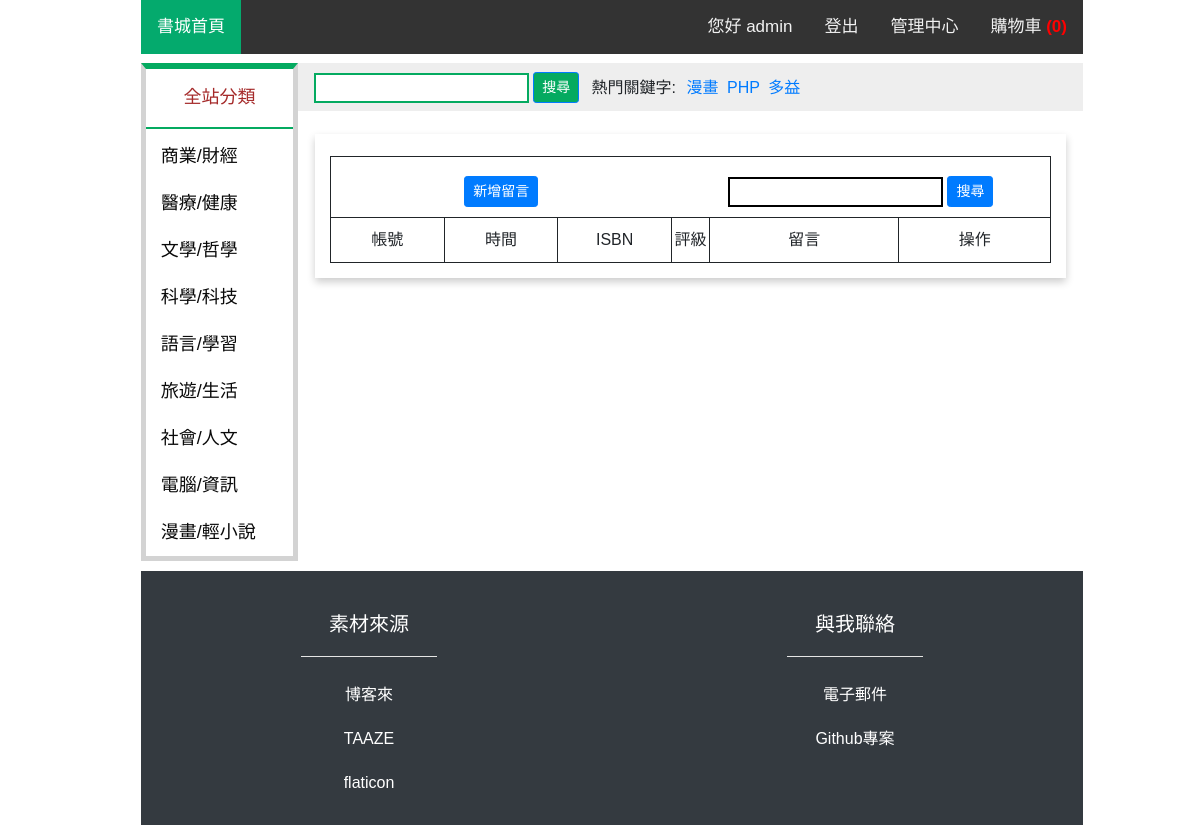
Page /admin_comment.php (signed in) on the earlier database version.
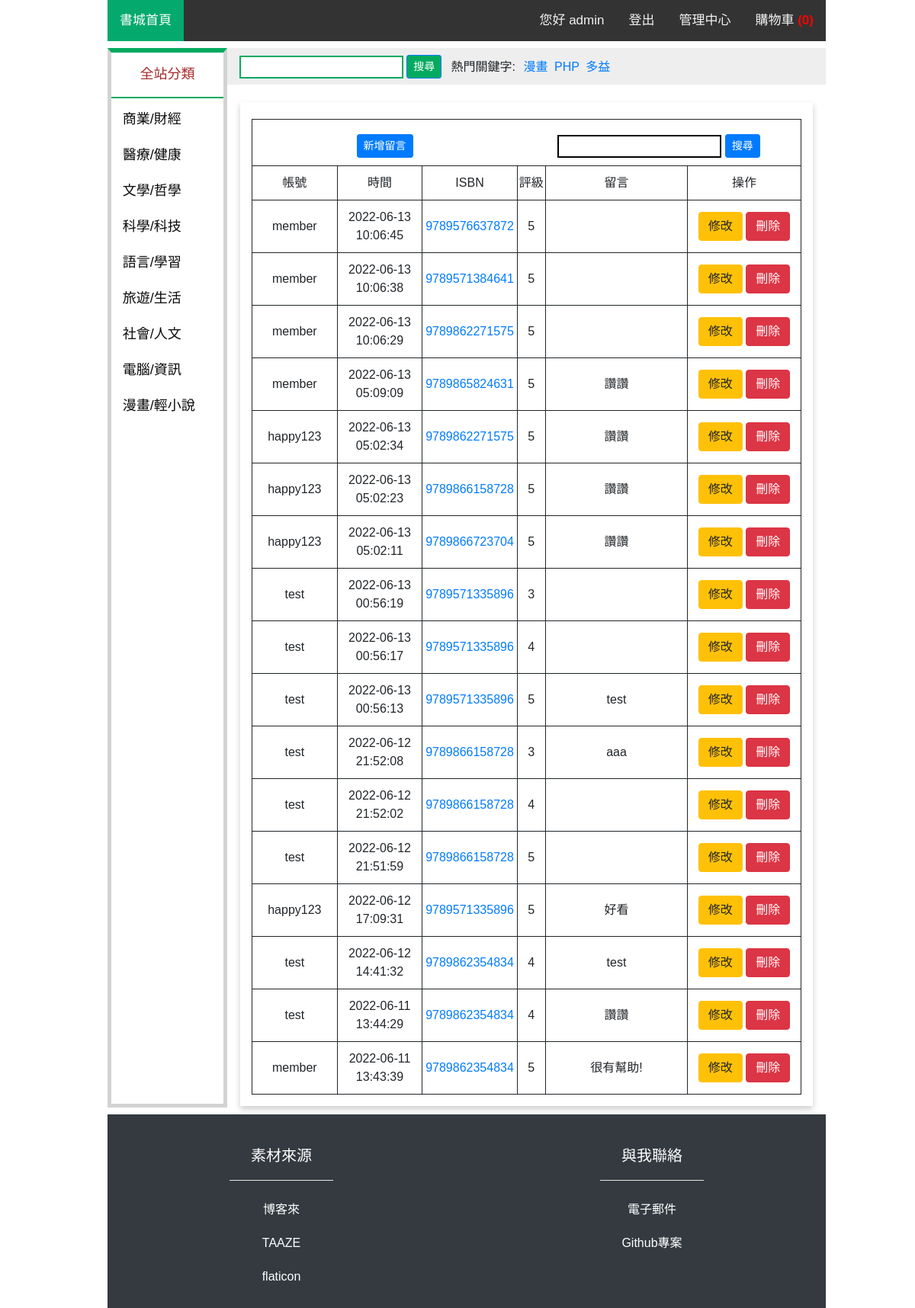
Same page on the later database version.
### tables this page shows
CREATE TABLE `comment` (
  `account` varchar(20) NOT NULL,
  `time` datetime NOT NULL,
  `rate` int(11) NOT NULL,
  `content` text DEFAULT NULL,
  `isbn` varchar(13) NOT NULL
);

### admin_comment.php (the view, shortened to what the changed rows need)
<!DOCTYPE html>
<html lang="en">
<head>
    <?php include("import.php");?>
</head>
<body>
    <div class="container-fulid">
        <div class="row" style="margin-top: 1%;">
            <div class="col-12 col-lg-10">
                <div class="row list" style="margin-top: 2%;">
                    <div class="col-12">
                        <table class="admintb" style="width:100%;">
                    <?php
                    $link = mysqli_connect("localhost", "root", "root123456", "group_07") or die("無法開啟MySQL資料庫連結!<br>");
                    mysqli_query($link, 'SET CHARACTER SET utf8');
                    mysqli_query($link, "SET collation_connection = 'utf8_unicode_ci'");
                    if (isset($_POST['adsearch'])) {
                        $s = $_POST['adsearch'];
                        $result = mysqli_query($link, "SELECT * FROM comment WHERE account like '%$s%' OR time like '%$s%' OR rate like '%$s%' OR content like '%$s%' OR isbn like '%$s%' ORDER BY time DESC");
                        echo '
                                    <tr>
                                        <td style="width:15%;">帳號</td>
                                        <td style="width:15%;">時間</td>
                                        <td style="width:15%;">ISBN</td>
                                        <td style="width:5%;">評級</td>
                                        <td style="width:25%;">留言</td>
                                        <td style="width:20%;">操作</td>
                                    </tr>';
                            while ($row = mysqli_fetch_assoc($result)) {
                                echo '
                                    <tr>
                                        <td>'.$row['account'].'</td>
                                        <td>'.$row['time'].'</td>
                                        <td>
                                            <a href="products.php?id='.$row['isbn'].'#comment">'.$row['isbn'].'</a>
                                        </td>
                                        <td>'.$row['rate'].'</td>
                                        <td>'.$row['content'].'</td>
                                        <td>
                                            <a href="admin_comment_modify.php?id='.$row['account'].'&time='.$row['time'].'"><button type="button" class="btn btn-warning">修改</button></a>
                                            <a href="admin_comment_verify.php?id='.$row['account'].'&time='.$row['time'].'&op=2"><button type="button" class="btn btn-danger">刪除</button></a>
                                        </td>
                                    </tr>
                                ';
                            }
                        echo '
                                </table>
                            </div>';
                        mysqli_free_result($result);
                    }
                    else {
                        $result = mysqli_query($link, "SELECT * FROM comment ORDER BY time DESC");
                            while ($row = mysqli_fetch_assoc($result)) {
                                echo '
                                    <tr>
                                        <td>'.$row['account'].'</td>
                                        <td>'.$row['time'].'</td>
                                        <td>
                                            <a href="products.php?id='.$row['isbn'].'#comment">'.$row['isbn'].'</a>
                                        </td>
                                        <td>'.$row['rate'].'</td>
                                        <td>'.$row['content'].'</td>
                                        <td>
                                            <a href="admin_comment_modify.php?id='.$row['account'].'&time='.$row['time'].'"><button type="button" class="btn btn-warning">修改</button></a>
                                            <a href="admin_comment_verify.php?id='.$row['account'].'&time='.$row['time'].'&op=2"><button type="button" class="btn btn-danger">刪除</button></a>
                                        </td>
                                    </tr>
                                ';
                            }
                        echo '
                                </table>
                            </div>';
                    }
                    ?>
                </div>
            </div>
        </div>
    </div>
</body>
</html>

Differences in the rows shown:
added comment: account "member", time "2022-06-13 10:06:45", isbn "9789576637872", rate "5"
added comment: account "member", time "2022-06-13 10:06:38", isbn "9789571384641", rate "5"
added comment: account "member", time "2022-06-13 10:06:29", isbn "9789862271575", rate "5"
added comment: account "member", time "2022-06-13 05:09:09", isbn "9789865824631", rate "5", content "讚讚"
added comment: account "happy123", time "2022-06-13 05:02:34", isbn "9789862271575", rate "5", content "讚讚"
added comment: account "happy123", time "2022-06-13 05:02:23", isbn "9789866158728", rate "5", content "讚讚"
added comment: account "happy123", time "2022-06-13 05:02:11", isbn "9789866723704", rate "5", content "讚讚"
added comment: account "test", time "2022-06-13 00:56:19", isbn "9789571335896", rate "3"
added comment: account "test", time "2022-06-13 00:56:17", isbn "9789571335896", rate "4"
added comment: account "test", time "2022-06-13 00:56:13", isbn "9789571335896", rate "5", content "test"
added comment: account "test", time "2022-06-12 21:52:08", isbn "9789866158728", rate "3", content "aaa"
added comment: account "test", time "2022-06-12 21:52:02", isbn "9789866158728", rate "4"
added comment: account "test", time "2022-06-12 21:51:59", isbn "9789866158728", rate "5"
added comment: account "happy123", time "2022-06-12 17:09:31", isbn "9789571335896", rate "5", content "好看"
added comment: account "test", time "2022-06-12 14:41:32", isbn "9789862354834", rate "4", content "test"
added comment: account "test", time "2022-06-11 13:44:29", isbn "9789862354834", rate "4", content "讚讚"
added comment: account "member", time "2022-06-11 13:43:39", isbn "9789862354834", rate "5", content "很有幫助!"
